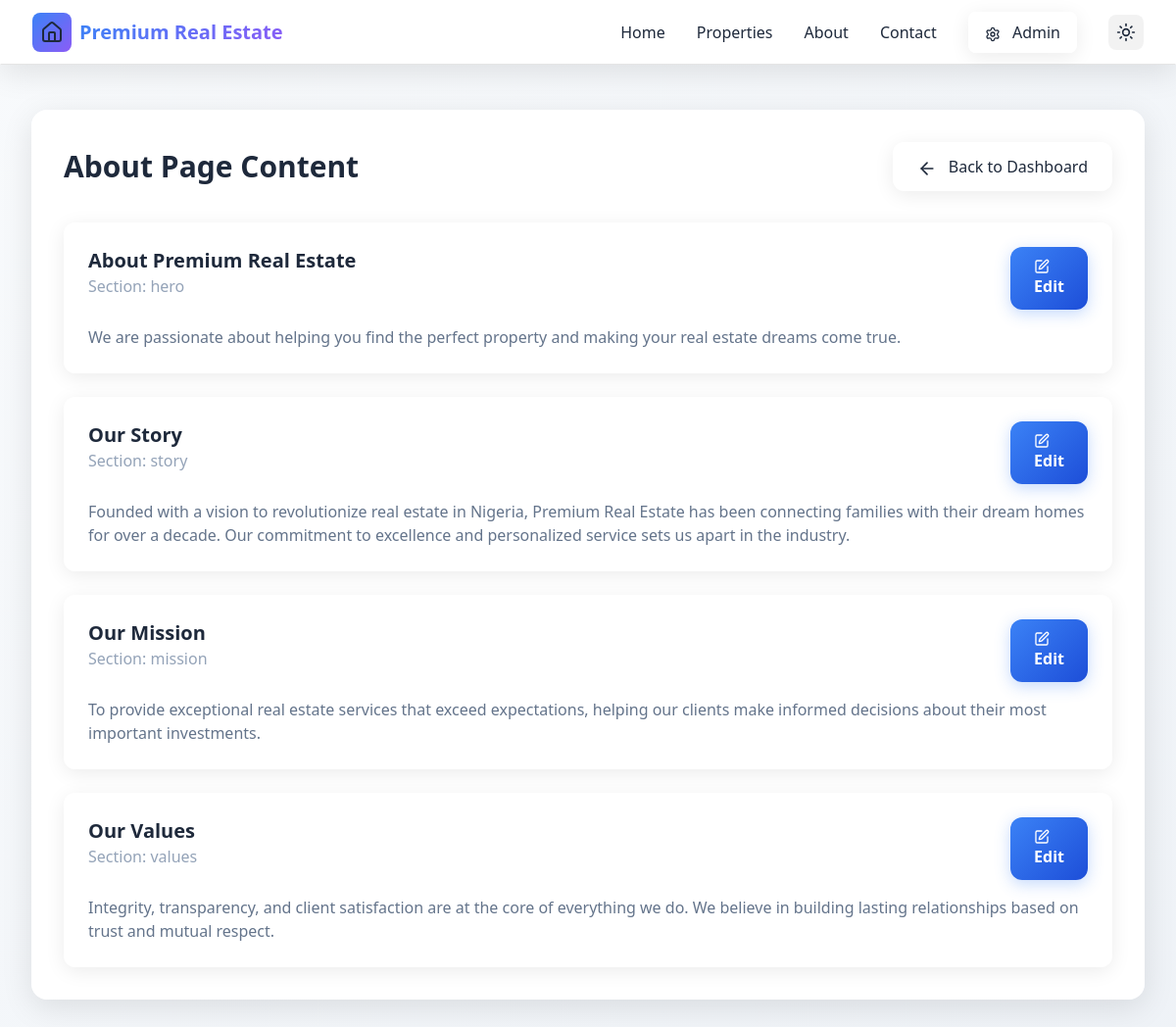
The app's page /admin/about-content.php (signed in) with its own data.
### tables this page shows
CREATE TABLE IF NOT EXISTS about_content (
    id INT AUTO_INCREMENT PRIMARY KEY,
    section_key VARCHAR(100) UNIQUE NOT NULL,
    title VARCHAR(255) NOT NULL,
    content TEXT NOT NULL,
    image_url VARCHAR(500) NULL,
    display_order INT DEFAULT 0,
    is_active BOOLEAN DEFAULT TRUE,
    created_at TIMESTAMP DEFAULT CURRENT_TIMESTAMP,
    updated_at TIMESTAMP DEFAULT CURRENT_TIMESTAMP ON UPDATE CURRENT_TIMESTAMP
);

### includes/functions.php (called while the page is built, shortened)
<?php
function getSiteSettings($db) {
    static $settings = null;
    if ($settings === null) {
        $stmt = $db->query("SELECT setting_key, setting_value FROM site_settings");
        $settings = [];
        while ($row = $stmt->fetch(PDO::FETCH_ASSOC)) {
            $settings[$row['setting_key']] = $row['setting_value'];
        }
    }
    return $settings;
}
?>

### admin/about-content.php (the view, shortened to what this page needs)
<?php
include '../includes/header.php';
$database = new Database();
$db = $database->getConnection();
$stmt = $db->query("SELECT * FROM about_content ORDER BY display_order ASC");
$about_sections = $stmt->fetchAll(PDO::FETCH_ASSOC);
?>
<div class="min-h-screen bg-gradient-to-br from-slate-900 via-purple-900 to-slate-900 pt-20">
    <div class="max-w-7xl mx-auto px-4 sm:px-6 lg:px-8 py-8">
        <div class="glass rounded-2xl p-8">
            <div class="flex justify-between items-center mb-8">
                <h1 class="text-3xl font-bold text-white">About Page Content</h1>
                <a href="index.php" class="glass-card px-6 py-3 rounded-xl text-white hover:bg-white/20 transition-all">
                    <i data-lucide="arrow-left" class="w-5 h-5 inline mr-2"></i>
                    Back to Dashboard
                </a>
            </div>
            <div class="space-y-6">
                <?php foreach ($about_sections as $section): ?>
                <div class="glass-card p-6 rounded-xl">
                    <div class="flex justify-between items-start mb-4">
                        <div>
                            <h3 class="text-xl font-bold text-white"><?php echo htmlspecialchars($section['title']); ?></h3>
                            <p class="text-gray-400">Section: <?php echo htmlspecialchars($section['section_key']); ?></p>
                        </div>
                        <button onclick="editSection('<?php echo $section['section_key']; ?>')" class="btn-primary">
                            <i data-lucide="edit" class="w-4 h-4 mr-2"></i>
                            Edit
                        </button>
                    </div>
                    <div class="text-gray-300">
                        <?php echo nl2br(htmlspecialchars($section['content'])); ?>
                    </div>
                </div>
                <?php endforeach; ?>
            </div>
        </div>
    </div>
</div>
<?php include '../includes/footer.php'; ?>

### includes/header.php (shortened to what this page needs)
<?php
if (!isset($site_settings)) {
    $database = new Database();
    $db = $database->getConnection();
    $site_settings = getSiteSettings($db);
}
?>
<!DOCTYPE html>
<html lang="en">
<head>
    <script src="https://cdn.tailwindcss.com"></script>
</head>
<body class="min-h-screen dark">
    <nav class="glass fixed top-0 left-0 right-0 z-50">
        <div class="max-w-7xl mx-auto px-4 sm:px-6 lg:px-8">
            <div class="flex justify-between items-center h-16">
                <a href="index.php" class="flex items-center space-x-2">
                    <?php if (!empty($site_settings['site_logo'])): ?>
                    <img src="<?php echo htmlspecialchars($site_settings['site_logo']); ?>" alt="Logo" class="w-10 h-10 rounded-lg object-contain">
                    <?php else: ?>
                    <div class="w-10 h-10 bg-gradient-to-r from-blue-500 to-purple-600 rounded-lg flex items-center justify-center">
                        <i data-lucide="home" class="w-6 h-6 text-white"></i>
                    </div>
                    <?php endif; ?>
                    <span class="text-xl font-bold gradient-text"><?php echo htmlspecialchars($site_settings['site_name'] ?? 'Premium Real Estate'); ?></span>
                </a>
                <div class="hidden md:flex items-center space-x-8">
                    <a href="index.php" class="text-white hover:text-blue-300 transition-colors">Home</a>
                    <a href="properties.php" class="text-white hover:text-blue-300 transition-colors">Properties</a>
                    <a href="about.php" class="text-white hover:text-blue-300 transition-colors">About</a>
                    <a href="contact.php" class="text-white hover:text-blue-300 transition-colors">Contact</a>
                    <a href="admin/" class="glass-card px-4 py-2 rounded-lg text-white hover:bg-white/20 transition-all">
                        <i data-lucide="settings" class="w-4 h-4 inline mr-2"></i>
                        Admin
                    </a>
                    <button onclick="toggleTheme()" class="p-2 rounded-lg bg-white/10 hover:bg-white/20 transition-colors">
                        <i data-lucide="sun" class="w-5 h-5 text-white dark:hidden"></i>
                    </button>
                </div>
            </div>
        </div>
    </nav>

### includes/footer.php (shortened to what this page needs)
</body>
</html>

### includes/header.php (style rules this page uses)
.glass { background: rgba(255, 255, 255, 0.1); backdrop-filter: blur(10px); border: 1px solid rgba(255, 255, 255, 0.2); box-shadow: 0 8px 32px 0 rgba(31, 38, 135, 0.37); }
.light { background: linear-gradient(135deg, #f8fafc 0%, #e2e8f0 100%); }
.light .glass { background: rgba(255, 255, 255, 0.95); backdrop-filter: blur(20px); border: 1px solid rgba(255, 255, 255, 0.3); box-shadow: 0 8px 32px 0 rgba(0, 0, 0, 0.1); }
.light .glass-card { background: rgba(255, 255, 255, 0.9); backdrop-filter: blur(15px); border: 1px solid rgba(255, 255, 255, 0.2); box-shadow: 0 4px 20px 0 rgba(0, 0, 0, 0.08); }
.light .text-white { color: #1e293b !important; }
.light .text-gray-300 { color: #64748b !important; }
.light .text-gray-400 { color: #94a3b8 !important; }
.light .gradient-text { background: linear-gradient(135deg, #3b82f6, #8b5cf6); -webkit-background-clip: text; -webkit-text-fill-color: transparent; background-clip: text; }
.light .btn-primary { background: linear-gradient(135deg, #3b82f6, #1d4ed8); color: white; border: none; }
.light .bg-white\/10 { background-color: rgba(0, 0, 0, 0.05) !important; }
.light .bg-gradient-to-r { background: linear-gradient(135deg, #3b82f6, #8b5cf6) !important; }
.light .bg-gradient-to-br { background: linear-gradient(135deg, #f8fafc 0%, #e2e8f0 100%) !important; }
.light .from-slate-900 { --tw-gradient-from: #f8fafc !important; }
.light .via-purple-900 { --tw-gradient-via: #e2e8f0 !important; }
.light .to-slate-900 { --tw-gradient-to: #f8fafc !important; }
.light nav { background: rgba(255, 255, 255, 0.95) !important; backdrop-filter: blur(20px) !important; border-bottom: 1px solid rgba(0, 0, 0, 0.1) !important; }
.light nav a { color: #1e293b !important; }
.glass-card { background: rgba(255, 255, 255, 0.05); backdrop-filter: blur(5px); border: 1px solid rgba(255, 255, 255, 0.1); box-shadow: 0 4px 16px 0 rgba(31, 38, 135, 0.37); }
.gradient-text { background: linear-gradient(to right, #60a5fa, #a78bfa, #f472b6); -webkit-background-clip: text; -webkit-text-fill-color: transparent; background-clip: text; }
.btn-primary { background: linear-gradient(to right, #3b82f6, #8b5cf6); color: white; font-weight: 600; padding: 12px 24px; border-radius: 12px; box-shadow: 0 4px 16px 0 rgba(59, 130, 246, 0.3); transition: all 0.3s ease; transform: scale(1); }
body { background: linear-gradient(135deg, #0f172a 0%, #7c3aed 50%, #0f172a 100%); background-attachment: fixed; }

### records on screen
about_content: title "About Premium Real Estate", section_key "hero", content "We are passionate about helping you find the perfect property and making your real estate dreams come true."
about_content: title "Our Story", section_key "story", content "Founded with a vision to revolutionize real estate in Nigeria, Premium Real Estate has been connecting families with their dream homes for over a decade. Our commitment to excellence and personalized service sets us apart in the industry."
about_content: title "Our Mission", section_key "mission", content "To provide exceptional real estate services that exceed expectations, helping our clients make informed decisions about their most important investments."
about_content: title "Our Values", section_key "values", content "Integrity, transparency, and client satisfaction are at the core of everything we do. We believe in building lasting relationships based on trust and mutual respect."

### other values on screen
$site_settings['site_name'] "Premium Real Estate"
